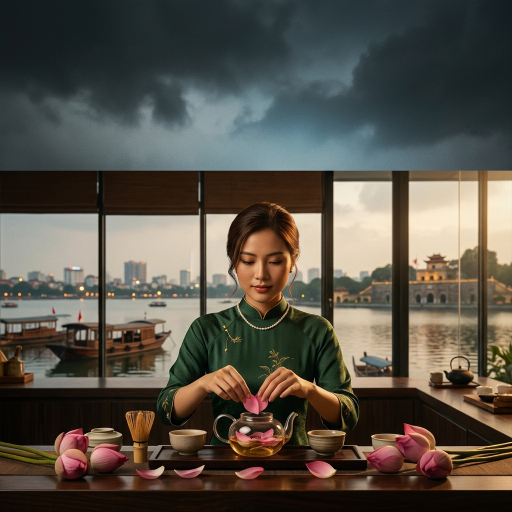
#> input picture scratch/base_3743.png, 1024 x 1024 px (shown at 1/2 size)
$ python apply_old_style_overlay.py base_3743.png out.png base_3755.png base_3755.png base_3755.png
#> lines starting #> are read from the running program, lines starting #| are printed output that depends on the picture
#!/usr/bin/env python3
# -*- coding: utf-8 -*-
"""
Helper script to apply the classic "old style" gold-framed plaque cover overlay to cover images.
Features:
- Dark semi-transparent plaque background in the upper section.
- Double-border gold frame around the title/subtitle.
- Classic serif bold gold title and white subtitle for absolute legibility.
- Green chapter pill badge in the top-left corner.
"""

from PIL import Image, ImageDraw, ImageFont, ImageFilter
import os
import sys

# Define standard fonts on macOS supplemental folder
FONT_BOLD_SERIF = "/System/Library/Fonts/Supplemental/Times New Roman Bold.ttf"
FONT_REGULAR_SERIF = "/System/Library/Fonts/Supplemental/Times New Roman.ttf"
FONT_BOLD_SANS = "/System/Library/Fonts/Supplemental/Arial Bold.ttf"
FONT_REGULAR_SANS = "/System/Library/Fonts/Supplemental/Arial.ttf"

def select_fonts():
    """Fallback utility to ensure fonts exist."""
    bold_font = FONT_BOLD_SERIF if os.path.exists(FONT_BOLD_SERIF) else FONT_BOLD_SANS
    regular_font = FONT_REGULAR_SERIF if os.path.exists(FONT_REGULAR_SERIF) else FONT_REGULAR_SANS
    return bold_font, regular_font

def apply_old_style_overlay(input_path, output_path, title, subtitle, chapter_text="Ch.12"):
#> called with input_path = 'base_3743.png', output_path = 'out.png', title = 'base_3755.png', subtitle = 'base_3755.png', chapter_text = 'base_3755.png'
    if not os.path.exists(input_path):
        print(f"❌ Input file not found: {input_path}")
        return False

    img = Image.open(input_path).convert("RGBA")

    # Ensure standard high-res size (2000x2000 square)
    img = img.resize((2000, 2000), Image.LANCZOS)
#> img: PIL image 2000x2000 RGBA

    # Create an overlay layer for semi-transparent drawings
    overlay = Image.new("RGBA", (2000, 2000), (0, 0, 0, 0))
#> overlay: PIL image 2000x2000 RGBA; every value is 0
    draw = ImageDraw.Draw(overlay)

    # 1. --- DRAW GREEN CHAPTER BADGE (Top-Left) ---
    # Draw pill badge
    badge_x1, badge_y1 = 60, 60
    badge_x2, badge_y2 = 280, 150
    badge_color = (0, 168, 104, 255) # Classic green from the screenshot

    draw.rounded_rectangle([(badge_x1, badge_y1), (badge_x2, badge_y2)], radius=45, fill=badge_color)

    # Badge text
    bold_font_path, regular_font_path = select_fonts()
    badge_font = ImageFont.truetype(FONT_BOLD_SANS if os.path.exists(FONT_BOLD_SANS) else bold_font_path, 46)

    # Center text in pill
    badge_bbox = badge_font.getbbox(chapter_text)
    badge_w = badge_bbox[2] - badge_bbox[0]
    badge_h = badge_bbox[3] - badge_bbox[2] # standard approx
    text_x = badge_x1 + (badge_x2 - badge_x1 - badge_w) // 2
    text_y = badge_y1 + (badge_y2 - badge_y1 - 50) // 2 # offset adjustment

    draw.text((text_x, text_y), chapter_text, font=badge_font, fill=(255, 255, 255, 255))

    # 2. --- DRAW THE PREMIUM CLASSIC GOLD PLAQUE (Upper-Center) ---
    # Dimensions
    plaque_w = 1680
    plaque_h = 420
    plaque_x1 = (2000 - plaque_w) // 2 # 160
    plaque_y1 = 200
    plaque_x2 = plaque_x1 + plaque_w  # 1840
    plaque_y2 = plaque_y1 + plaque_h  # 620

    # Dark semi-transparent backing plate
    backing_color = (12, 12, 12, 215) # Very dark gray/black with high opacity for readability
    draw.rectangle([(plaque_x1, plaque_y1), (plaque_x2, plaque_y2)], fill=backing_color)

    # Gold frame borders
    gold_color = (235, 195, 80, 255) # Classic premium gold color

    # Outer gold border rectangle (thicker)
    draw.rectangle([(plaque_x1, plaque_y1), (plaque_x2, plaque_y2)], outline=gold_color, width=6)

    # Inner gold border rectangle (thinner)
    inset = 14
    inner_x1 = plaque_x1 + inset
    inner_y1 = plaque_y1 + inset
    inner_x2 = plaque_x2 - inset
    inner_y2 = plaque_y2 - inset
    draw.rectangle([(inner_x1, inner_y1), (inner_x2, inner_y2)], outline=gold_color, width=2)

    # Decorative Corner Accents (Draw small gold squares at the corners of the inner border)
    corner_size = 12
    # Top-left corner box
    draw.rectangle([(inner_x1 - 2, inner_y1 - 2), (inner_x1 + corner_size, inner_y1 + corner_size)], fill=gold_color)
    # Top-right corner box
    draw.rectangle([(inner_x2 - corner_size, inner_y1 - 2), (inner_x2 + 2, inner_y1 + corner_size)], fill=gold_color)
    # Bottom-left corner box
    draw.rectangle([(inner_x1 - 2, inner_y2 - corner_size), (inner_x1 + corner_size, inner_y2 + 2)], fill=gold_color)
    # Bottom-right corner box
    draw.rectangle([(inner_x2 - corner_size, inner_y2 - corner_size), (inner_x2 + 2, inner_y2 + 2)], fill=gold_color)

    # 3. --- DRAW TITLE TEXT INSIDE PLAQUE ---
    # Find fitting font size for Title
    title_size = 125
    title_lines = title.split("\n")

    while title_size > 40:
        font_title = ImageFont.truetype(bold_font_path, title_size)
        fits = True
        for line in title_lines:
            bbox = font_title.getbbox(line)
            w = bbox[2] - bbox[0]
            if w > (plaque_w - 100):
                fits = False
                break
        if fits:
            break
        title_size -= 4

    font_title = ImageFont.truetype(bold_font_path, title_size)

    # Title placement y-coord inside plaque
    # Plaque center-y is (plaque_y1 + plaque_y2) // 2
    plaque_center_y = (plaque_y1 + plaque_y2) // 2

    # If single line vs double line
    line_h = title_size + 15
    total_title_h = len(title_lines) * line_h

    title_y_start = plaque_center_y - (total_title_h // 2) - 30 # offset up to leave space for line and subtitle

    # Draw Title Lines
    for i, line in enumerate(title_lines):
        y = title_y_start + i * line_h
        bbox = font_title.getbbox(line)
        w = bbox[2] - bbox[0]
        x = (2000 - w) // 2

        # Dark shadow outline for title text
        draw.text((x, y), line, font=font_title, fill=gold_color,
                  stroke_width=6, stroke_fill=(0, 0, 0, 255))

    # 4. --- DRAW CLASSIC ACCENT LINE INSIDE PLAQUE ---
    line_y = title_y_start + total_title_h + 10
    line_w = 900
    line_x1 = (2000 - line_w) // 2
    line_x2 = line_x1 + line_w
    draw.rectangle([(line_x1, line_y), (line_x2, line_y + 3)], fill=gold_color)

    # 5. --- DRAW TAGLINE/SUBTITLE INSIDE PLAQUE ---
    subtitle_size = 46
    font_sub = ImageFont.truetype(regular_font_path, subtitle_size)

    # Wrap subtitle if too long
    sub_bbox = font_sub.getbbox(subtitle)
    sub_w = sub_bbox[2] - sub_bbox[0]

    sub_x = (2000 - sub_w) // 2
    sub_y = line_y + 20

    # Draw Subtitle with crisp black shadow outline
    draw.text((sub_x, sub_y), subtitle, font=font_sub, fill=(255, 255, 255, 255),
              stroke_width=3, stroke_fill=(0, 0, 0, 255))

    # Composite the overlay onto the original image
    img = Image.alpha_composite(img, overlay)
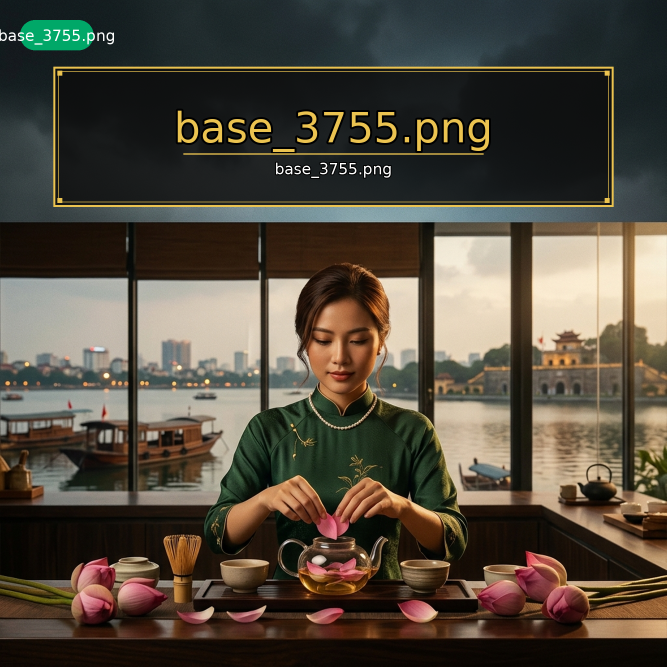
#> img: PIL image 2000x2000 RGBA (shown at 1/3 size); mean R, G, B, A 81.4, 73.5, 61.2, 255

    # Convert to RGB for clean PNG compression and save
    final_img = img.convert("RGB")
    final_img.save(output_path, "PNG", quality=95)
    print(f"✅ Successfully created classic plaque cover image at: {output_path}")
    return True

if __name__ == "__main__":
    if len(sys.argv) < 5:
        print("Usage: python3 apply_old_style_overlay.py <input> <output> <title> <subtitle> [chapter]")
        print("Example: python3 apply_old_style_overlay.py base.png out.png \"THỢ HỒ NGHÌN TỶ\" \"Bá Chủ Bình Dương - Vả Mặt Tổng Tài!\" \"Ch.12\"")
        sys.exit(1)

    in_p = sys.argv[1]
    out_p = sys.argv[2]
    title_str = sys.argv[3].replace("\\n", "\n")
    sub_str = sys.argv[4]
    chapter_str = sys.argv[5] if len(sys.argv) > 5 else "Ch.12"

    apply_old_style_overlay(in_p, out_p, title_str, sub_str, chapter_str)

$ run again, on scratch/base_3767.png
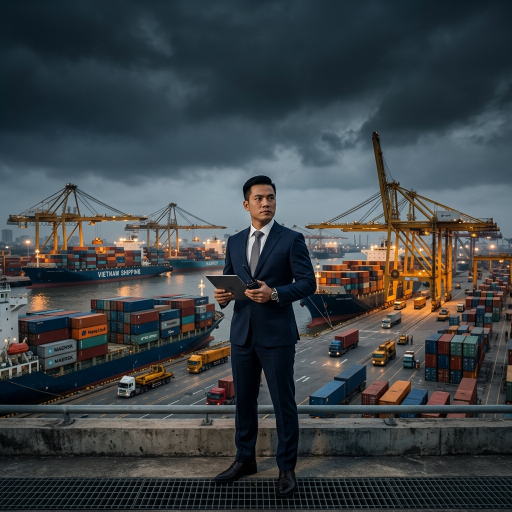
#> input picture scratch/base_3767.png, 1024 x 1024 px (shown at 1/2 size)
#> overlay: PIL image 2000x2000 RGBA; every value is 0
#> in apply_old_style_overlay, `img = Image.alpha_composite(img, overlay)`:
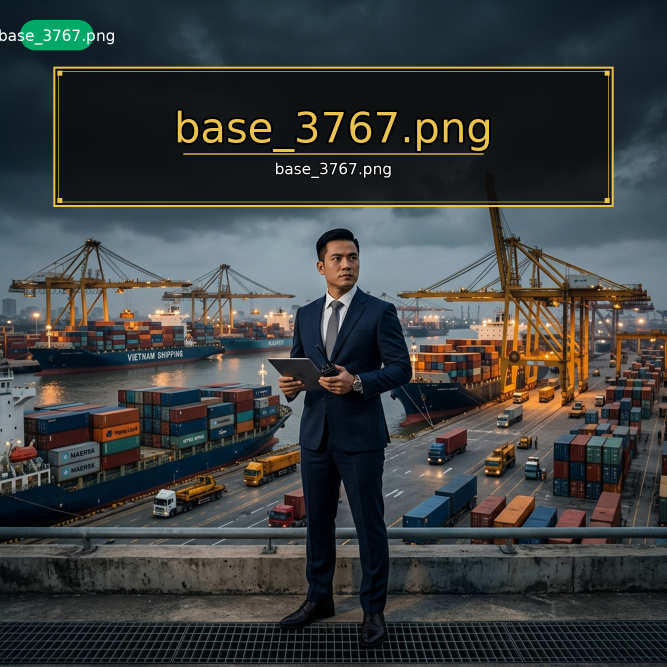
#> img: PIL image 2000x2000 RGBA (shown at 1/3 size); mean R, G, B, A 59.8, 62.9, 62.3, 255

$ run again, on scratch/base_3769.png
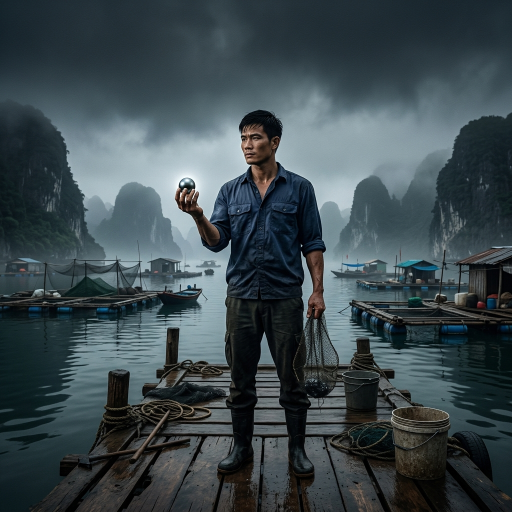
#> input picture scratch/base_3769.png, 1024 x 1024 px (shown at 1/2 size)
#> overlay: PIL image 2000x2000 RGBA; every value is 0
#> in apply_old_style_overlay, `img = Image.alpha_composite(img, overlay)`:
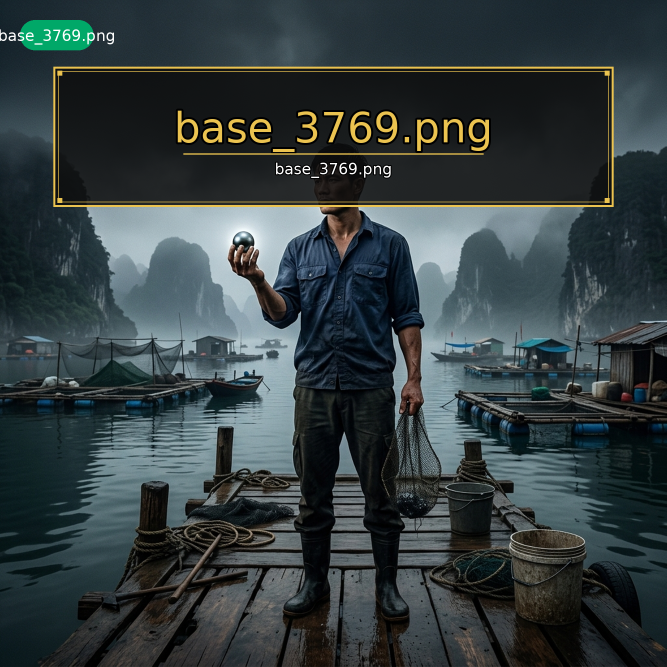
#> img: PIL image 2000x2000 RGBA (shown at 1/3 size); mean R, G, B, A 52.7, 62.8, 64.4, 255

$ run again, on scratch/base_3789.png
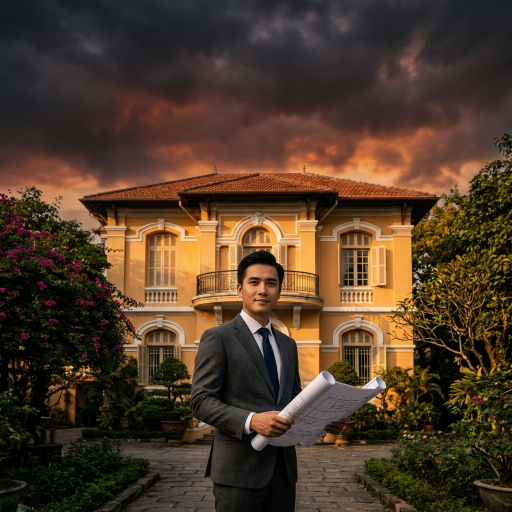
#> input picture scratch/base_3789.png, 1024 x 1024 px (shown at 1/2 size)
#> overlay: PIL image 2000x2000 RGBA; every value is 0
#> in apply_old_style_overlay, `img = Image.alpha_composite(img, overlay)`:
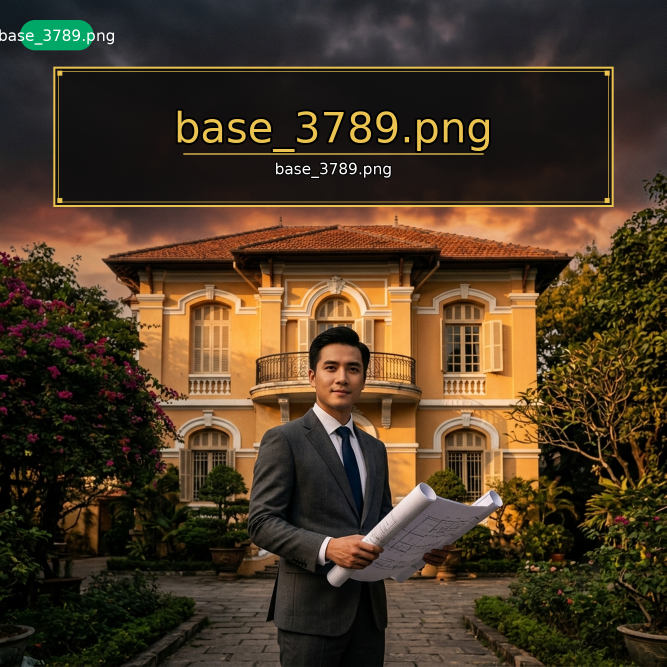
#> img: PIL image 2000x2000 RGBA (shown at 1/3 size); mean R, G, B, A 73.1, 56.1, 36.9, 255
